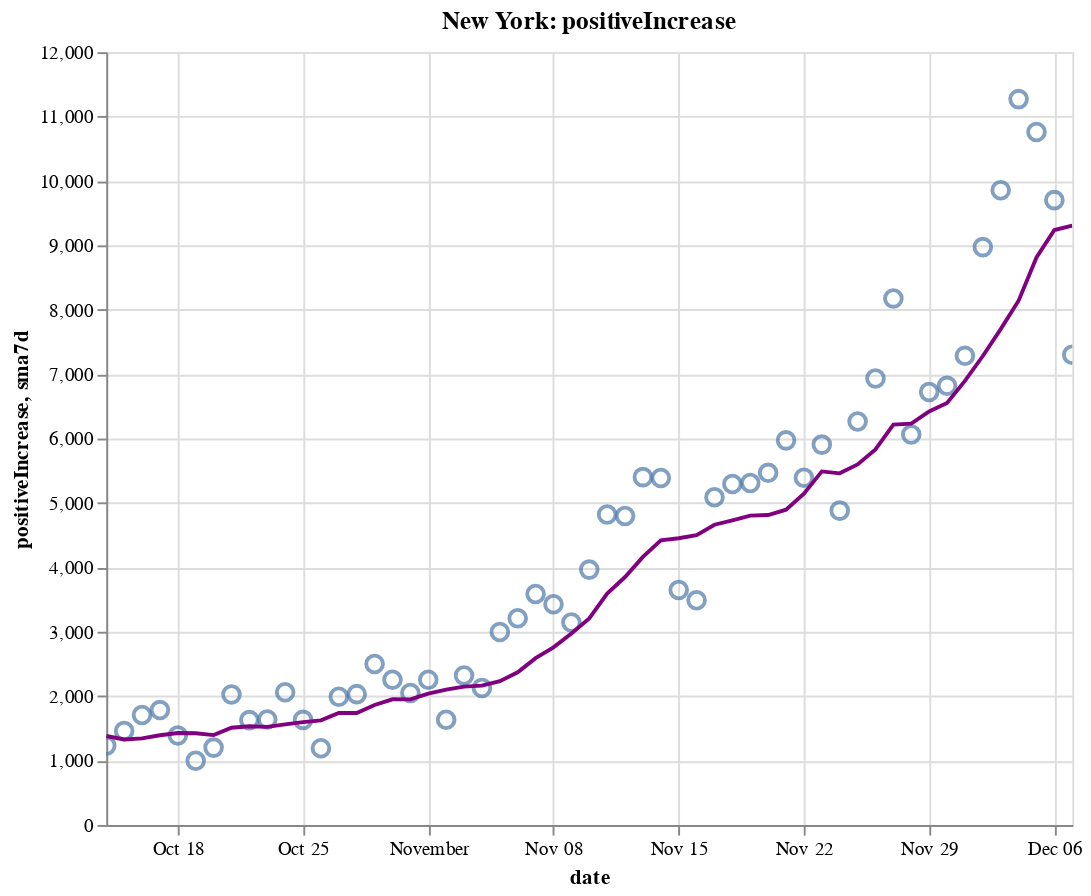

The notebook cell this image was saved under:
### Code cell
create_plot(ny, 'positiveIncrease')

### Figure 1 — Vega-Lite specification as saved in the notebook (floating-point values rounded to 4 significant figures)
{"config": {"view": {"continuousWidth": 400, "continuousHeight": 300}}, "layer": [{"layer": [{"mark": {"type": "point", "size": 75}, "encoding": {"tooltip": [{"type": "temporal", "field": "date"}, {"type": "quantitative", "field": "positiveIncrease"}, {"type": "quantitative", "field": "sma7d"}], "x": {"type": "temporal", "field": "date"}, "y": {"type": "quantitative", "field": "positiveIncrease"}}, "selection": {"selector008": {"type": "interval", "bind": "scales", "encodings": ["x", "y"]}}}, {"mark": {"type": "line", "color": "purple"}, "encoding": {"x": {"type": "temporal", "field": "date"}, "y": {"type": "quantitative", "field": "sma7d"}}}]}, {"mark": {"type": "rule", "color": "#aaa"}, "encoding": {"x": {"type": "temporal", "field": "date"}}, "transform": [{"filter": {"selection": "selector007"}}]}, {"mark": "circle", "encoding": {"opacity": {"condition": {"value": 1, "selection": "selector007"}, "value": 0}, "tooltip": [{"type": "temporal", "field": "date"}, {"type": "quantitative", "field": "positiveIncrease"}, {"type": "quantitative", "field": "sma7d"}], "x": {"type": "temporal", "field": "date"}, "y": {"type": "quantitative", "field": "positiveIncrease"}}, "selection": {"selector007": {"type": "single", "encodings": ["x"], "on": "mouseover", "nearest": true, "empty": "none"}}}, {"mark": {"type": "text", "align": "left", "dx": 5, "dy": -5, "stroke": "white", "strokeWidth": 2}, "encoding": {"text": {"type": "quantitative", "field": "positiveIncrease"}, "tooltip": [{"type": "temporal", "field": "date"}, {"type": "quantitative", "field": "positiveIncrease"}, {"type": "quantitative", "field": "sma7d"}], "x": {"type": "temporal", "field": "date"}, "y": {"type": "quantitative", "field": "positiveIncrease"}}, "transform": [{"filter": {"selection": "selector007"}}]}, {"mark": {"type": "text", "align": "left", "dx": 5, "dy": -5}, "encoding": {"text": {"type": "quantitative", "field": "positiveIncrease"}, "tooltip": [{"type": "temporal", "field": "date"}, {"type": "quantitative", "field": "positiveIncrease"}, {"type": "quantitative", "field": "sma7d"}], "x": {"type": "temporal", "field": "date"}, "y": {"type": "quantitative", "field": "positiveIncrease"}}, "transform": [{"filter": {"selection": "selector007"}}]}], "data": {"name": "data-7e78e75612946f62f53cfd1c6dcecd01"}, "height": 400, "title": "New York: positiveIncrease", "width": 500, "$schema": "https://vega.github.io/schema/vega-lite/v4.8.1.json", "datasets": {"data-7e78e75612946f62f53cfd1c6dcecd01": [{"date": "2020-10-14T00:00:00", "totalTestResultsIncrease": 111700.0, "positiveIncrease": 1232.0, "death": 25600.0, "deathIncrease": 7.0, "positiveRate": 0.011, "state": "New York", "sma7d": 1382.0}, {"date": "2020-10-15T00:00:00", "totalTestResultsIncrease": 133200.0, "positiveIncrease": 1460.0, "death": 25620.0, "deathIncrease": 13.0, "positiveRate": 0.011, "state": "New York", "sma7d": 1328.0}, {"date": "2020-10-16T00:00:00", "totalTestResultsIncrease": 136000.0, "positiveIncrease": 1707.0, "death": 25630.0, "deathIncrease": 10.0, "positiveRate": 0.013, "state": "New York", "sma7d": 1344.0}, {"date": "2020-10-17T00:00:00", "totalTestResultsIncrease": 160000.0, "positiveIncrease": 1784.0, "death": 25640.0, "deathIncrease": 9.0, "positiveRate": 0.011, "state": "New York", "sma7d": 1393.0}, {"date": "2020-10-18T00:00:00", "totalTestResultsIncrease": 128800.0, "positiveIncrease": 1390.0, "death": 25640.0, "deathIncrease": 7.0, "positiveRate": 0.011, "state": "New York", "sma7d": 1428.0}, {"date": "2020-10-19T00:00:00", "totalTestResultsIncrease": 82010.0, "positiveIncrease": 998.0, "death": 25660.0, "deathIncrease": 15.0, "positiveRate": 0.012, "state": "New York", "sma7d": 1423.0}, {"date": "2020-10-20T00:00:00", "totalTestResultsIncrease": 90540.0, "positiveIncrease": 1201.0, "death": 25670.0, "deathIncrease": 13.0, "positiveRate": 0.013, "state": "New York", "sma7d": 1396.0}, {"date": "2020-10-21T00:00:00", "totalTestResultsIncrease": 124800.0, "positiveIncrease": 2026.0, "death": 25680.0, "deathIncrease": 7.0, "positiveRate": 0.016, "state": "New York", "sma7d": 1509.0}, {"date": "2020-10-22T00:00:00", "totalTestResultsIncrease": 135300.0, "positiveIncrease": 1628.0, "death": 25690.0, "deathIncrease": 15.0, "positiveRate": 0.012, "state": "New York", "sma7d": 1533.0}, {"date": "2020-10-23T00:00:00", "totalTestResultsIncrease": 141500.0, "positiveIncrease": 1637.0, "death": 25700.0, "deathIncrease": 11.0, "positiveRate": 0.012, "state": "New York", "sma7d": 1523.0}, {"date": "2020-10-24T00:00:00", "totalTestResultsIncrease": 156900.0, "positiveIncrease": 2061.0, "death": 25720.0, "deathIncrease": 13.0, "positiveRate": 0.013, "state": "New York", "sma7d": 1563.0}, {"date": "2020-10-25T00:00:00", "totalTestResultsIncrease": 120800.0, "positiveIncrease": 1632.0, "death": 25730.0, "deathIncrease": 12.0, "positiveRate": 0.014, "state": "New York", "sma7d": 1598.0}, {"date": "2020-10-26T00:00:00", "totalTestResultsIncrease": 82120.0, "positiveIncrease": 1191.0, "death": 25740.0, "deathIncrease": 12.0, "positiveRate": 0.015, "state": "New York", "sma7d": 1625.0}, {"date": "2020-10-27T00:00:00", "totalTestResultsIncrease": 111600.0, "positiveIncrease": 1991.0, "death": 25760.0, "deathIncrease": 16.0, "positiveRate": 0.018, "state": "New York", "sma7d": 1738.0}, {"date": "2020-10-28T00:00:00", "totalTestResultsIncrease": 129700.0, "positiveIncrease": 2031.0, "death": 25770.0, "deathIncrease": 15.0, "positiveRate": 0.016, "state": "New York", "sma7d": 1739.0}, {"date": "2020-10-29T00:00:00", "totalTestResultsIncrease": 168400.0, "positiveIncrease": 2499.0, "death": 25790.0, "deathIncrease": 19.0, "positiveRate": 0.015, "state": "New York", "sma7d": 1863.0}, {"date": "2020-10-30T00:00:00", "totalTestResultsIncrease": 146900.0, "positiveIncrease": 2255.0, "death": 25800.0, "deathIncrease": 12.0, "positiveRate": 0.015, "state": "New York", "sma7d": 1951.0}, {"date": "2020-10-31T00:00:00", "totalTestResultsIncrease": 137000.0, "positiveIncrease": 2049.0, "death": 25810.0, "deathIncrease": 3.0, "positiveRate": 0.015, "state": "New York", "sma7d": 1950.0}, {"date": "2020-11-01T00:00:00", "totalTestResultsIncrease": 148900.0, "positiveIncrease": 2255.0, "death": 25820.0, "deathIncrease": 17.0, "positiveRate": 0.015, "state": "New York", "sma7d": 2039.0}, {"date": "2020-11-02T00:00:00", "totalTestResultsIncrease": 96100.0, "positiveIncrease": 1633.0, "death": 25840.0, "deathIncrease": 14.0, "positiveRate": 0.017, "state": "New York", "sma7d": 2102.0}, {"date": "2020-11-03T00:00:00", "totalTestResultsIncrease": 127900.0, "positiveIncrease": 2321.0, "death": 25850.0, "deathIncrease": 15.0, "positiveRate": 0.018, "state": "New York", "sma7d": 2149.0}, {"date": "2020-11-04T00:00:00", "totalTestResultsIncrease": 133500.0, "positiveIncrease": 2126.0, "death": 25870.0, "deathIncrease": 15.0, "positiveRate": 0.016, "state": "New York", "sma7d": 2163.0}, {"date": "2020-11-05T00:00:00", "totalTestResultsIncrease": 161000.0, "positiveIncrease": 2997.0, "death": 25890.0, "deathIncrease": 24.0, "positiveRate": 0.019, "state": "New York", "sma7d": 2234.0}, {"date": "2020-11-06T00:00:00", "totalTestResultsIncrease": 160700.0, "positiveIncrease": 3209.0, "death": 25910.0, "deathIncrease": 18.0, "positiveRate": 0.02, "state": "New York", "sma7d": 2370.0}, {"date": "2020-11-07T00:00:00", "totalTestResultsIncrease": 163300.0, "positiveIncrease": 3587.0, "death": 25930.0, "deathIncrease": 18.0, "positiveRate": 0.022, "state": "New York", "sma7d": 2590.0}, {"date": "2020-11-08T00:00:00", "totalTestResultsIncrease": 145600.0, "positiveIncrease": 3428.0, "death": 25950.0, "deathIncrease": 19.0, "positiveRate": 0.024, "state": "New York", "sma7d": 2757.0}, {"date": "2020-11-09T00:00:00", "totalTestResultsIncrease": 111400.0, "positiveIncrease": 3144.0, "death": 25970.0, "deathIncrease": 26.0, "positiveRate": 0.028, "state": "New York", "sma7d": 2973.0}, {"date": "2020-11-10T00:00:00", "totalTestResultsIncrease": 128000.0, "positiveIncrease": 3965.0, "death": 26000.0, "deathIncrease": 32.0, "positiveRate": 0.031, "state": "New York", "sma7d": 3208.0}, {"date": "2020-11-11T00:00:00", "totalTestResultsIncrease": 164300.0, "positiveIncrease": 4820.0, "death": 26030.0, "deathIncrease": 21.0, "positiveRate": 0.029, "state": "New York", "sma7d": 3593.0}, {"date": "2020-11-12T00:00:00", "totalTestResultsIncrease": 162600.0, "positiveIncrease": 4797.0, "death": 26060.0, "deathIncrease": 29.0, "positiveRate": 0.029, "state": "New York", "sma7d": 3850.0}, {"date": "2020-11-13T00:00:00", "totalTestResultsIncrease": 203700.0, "positiveIncrease": 5401.0, "death": 26080.0, "deathIncrease": 24.0, "positiveRate": 0.027, "state": "New York", "sma7d": 4163.0}, {"date": "2020-11-14T00:00:00", "totalTestResultsIncrease": 184200.0, "positiveIncrease": 5388.0, "death": 26100.0, "deathIncrease": 24.0, "positiveRate": 0.029, "state": "New York", "sma7d": 4420.0}, {"date": "2020-11-15T00:00:00", "totalTestResultsIncrease": 133200.0, "positiveIncrease": 3649.0, "death": 26130.0, "deathIncrease": 30.0, "positiveRate": 0.027, "state": "New York", "sma7d": 4452.0}, {"date": "2020-11-16T00:00:00", "totalTestResultsIncrease": 124600.0, "positiveIncrease": 3490.0, "death": 26160.0, "deathIncrease": 26.0, "positiveRate": 0.028, "state": "New York", "sma7d": 4501.0}, {"date": "2020-11-17T00:00:00", "totalTestResultsIncrease": 159900.0, "positiveIncrease": 5088.0, "death": 26190.0, "deathIncrease": 30.0, "positiveRate": 0.032, "state": "New York", "sma7d": 4662.0}, {"date": "2020-11-18T00:00:00", "totalTestResultsIncrease": 154400.0, "positiveIncrease": 5294.0, "death": 26220.0, "deathIncrease": 36.0, "positiveRate": 0.034, "state": "New York", "sma7d": 4730.0}, {"date": "2020-11-19T00:00:00", "totalTestResultsIncrease": 195200.0, "positiveIncrease": 5310.0, "death": 26260.0, "deathIncrease": 32.0, "positiveRate": 0.027, "state": "New York", "sma7d": 4803.0}, {"date": "2020-11-20T00:00:00", "totalTestResultsIncrease": 205500.0, "positiveIncrease": 5468.0, "death": 26290.0, "deathIncrease": 35.0, "positiveRate": 0.027, "state": "New York", "sma7d": 4812.0}, {"date": "2020-11-21T00:00:00", "totalTestResultsIncrease": 207900.0, "positiveIncrease": 5972.0, "death": 26330.0, "deathIncrease": 34.0, "positiveRate": 0.029, "state": "New York", "sma7d": 4896.0}, {"date": "2020-11-22T00:00:00", "totalTestResultsIncrease": 196600.0, "positiveIncrease": 5392.0, "death": 26360.0, "deathIncrease": 31.0, "positiveRate": 0.027, "state": "New York", "sma7d": 5145.0}, {"date": "2020-11-23T00:00:00", "totalTestResultsIncrease": 191500.0, "positiveIncrease": 5906.0, "death": 26390.0, "deathIncrease": 33.0, "positiveRate": 0.031, "state": "New York", "sma7d": 5490.0}, {"date": "2020-11-24T00:00:00", "totalTestResultsIncrease": 164800.0, "positiveIncrease": 4881.0, "death": 26440.0, "deathIncrease": 51.0, "positiveRate": 0.03, "state": "New York", "sma7d": 5460.0}, {"date": "2020-11-25T00:00:00", "totalTestResultsIncrease": 173100.0, "positiveIncrease": 6265.0, "death": 26480.0, "deathIncrease": 41.0, "positiveRate": 0.036, "state": "New York", "sma7d": 5599.0}, {"date": "2020-11-26T00:00:00", "totalTestResultsIncrease": 217700.0, "positiveIncrease": 6933.0, "death": 26550.0, "deathIncrease": 67.0, "positiveRate": 0.032, "state": "New York", "sma7d": 5831.0}, {"date": "2020-11-27T00:00:00", "totalTestResultsIncrease": 219400.0, "positiveIncrease": 8176.0, "death": 26590.0, "deathIncrease": 39.0, "positiveRate": 0.037, "state": "New York", "sma7d": 6218.0}, {"date": "2020-11-28T00:00:00", "totalTestResultsIncrease": 152400.0, "positiveIncrease": 6063.0, "death": 26630.0, "deathIncrease": 44.0, "positiveRate": 0.04, "state": "New York", "sma7d": 6231.0}, {"date": "2020-11-29T00:00:00", "totalTestResultsIncrease": 157300.0, "positiveIncrease": 6723.0, "death": 26690.0, "deathIncrease": 58.0, "positiveRate": 0.043, "state": "New York", "sma7d": 6421.0}, {"date": "2020-11-30T00:00:00", "totalTestResultsIncrease": 149000.0, "positiveIncrease": 6819.0, "death": 26750.0, "deathIncrease": 57.0, "positiveRate": 0.046, "state": "New York", "sma7d": 6551.0}, {"date": "2020-12-01T00:00:00", "totalTestResultsIncrease": 146700.0, "positiveIncrease": 7285.0, "death": 26820.0, "deathIncrease": 69.0, "positiveRate": 0.05, "state": "New York", "sma7d": 6895.0}, {"date": "2020-12-02T00:00:00", "totalTestResultsIncrease": 193600.0, "positiveIncrease": 8973.0, "death": 26890.0, "deathIncrease": 73.0, "positiveRate": 0.046, "state": "New York", "sma7d": 7282.0}, {"date": "2020-12-03T00:00:00", "totalTestResultsIncrease": 203400.0, "positiveIncrease": 9855.0, "death": 26960.0, "deathIncrease": 66.0, "positiveRate": 0.048, "state": "New York", "sma7d": 7699.0}, {"date": "2020-12-04T00:00:00", "totalTestResultsIncrease": 208300.0, "positiveIncrease": 11270.0, "death": 27020.0, "deathIncrease": 62.0, "positiveRate": 0.054, "state": "New York", "sma7d": 8141.0}, {"date": "2020-12-05T00:00:00", "totalTestResultsIncrease": 215400.0, "positiveIncrease": 10760.0, "death": 27090.0, "deathIncrease": 72.0, "positiveRate": 0.05, "state": "New York", "sma7d": 8812.0}, {"date": "2020-12-06T00:00:00", "totalTestResultsIncrease": 205800.0, "positiveIncrease": 9702.0, "death": 27150.0, "deathIncrease": 60.0, "positiveRate": 0.047, "state": "New York", "sma7d": 9238.0}, {"date": "2020-12-07T00:00:00", "totalTestResultsIncrease": 152300.0, "positiveIncrease": 7302.0, "death": 27230.0, "deathIncrease": 83.0, "positiveRate": 0.048, "state": "New York", "sma7d": 9307.0}]}}
